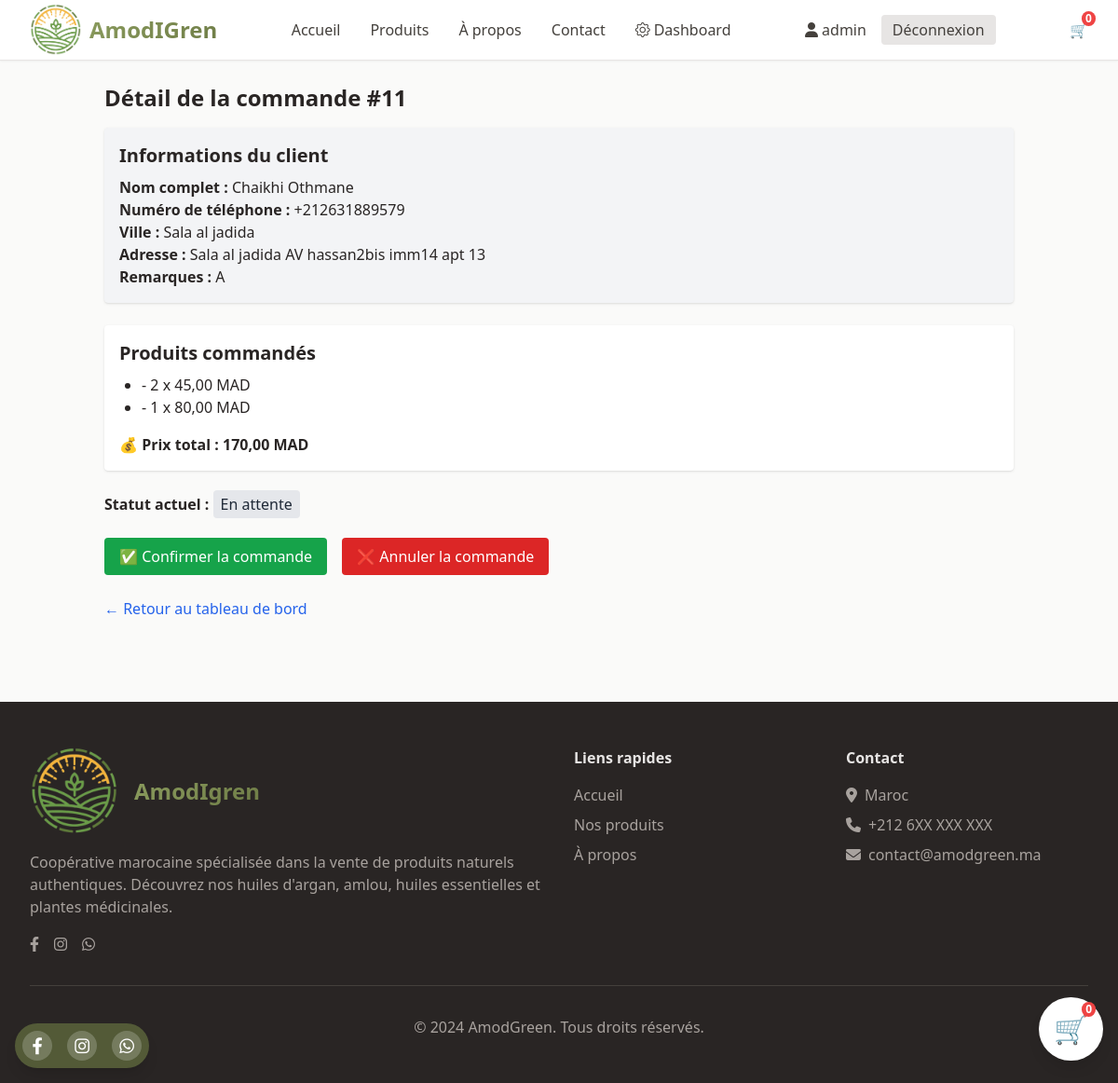
/ar/admin-dashboard/order/11/ (signed in), run on the app's committed database.
### store/models/Utilisateur.py (models this page shows)
class CustomUser(AbstractUser):
    bio = models.TextField(max_length=500, blank=True, verbose_name="Biographie")
    phone = models.CharField(max_length=20, blank=True, verbose_name="Téléphone")
    city = models.CharField(max_length=100, blank=True, verbose_name="Ville")
    class Meta:
        verbose_name = "Utilisateur"
        verbose_name_plural = "Utilisateurs"

### store/models/Commands.py (models this page shows, shortened)
class Order(models.Model):
    STATUS_CHOICES = [
        ('pending', 'En attente'),
        ('contacted', 'Client contacté'),
        ('confirmed', 'Confirmée'),
        ('delivered', 'Livrée'),
        ('cancelled', 'Annulée'),
    ]
    is_deleted = models.BooleanField(default=False)
    full_name = models.CharField(max_length=200, verbose_name="Nom complet")
    phone = models.CharField(max_length=20, verbose_name="Numéro de téléphone")
    city = models.CharField(max_length=100, verbose_name="Ville")
    address = models.TextField(verbose_name="Adresse complète")
    notes = models.TextField(blank=True, verbose_name="Remarques")
    status = models.CharField(
        max_length=20,
        choices=STATUS_CHOICES,
        default='pending',
        verbose_name="Statut"
    )
    created_at = models.DateTimeField(auto_now_add=True, verbose_name="Date de commande")
    estimated_delivery_date = models.DateField(
        null=True,
        blank=True,
        verbose_name="Date de livraison estimée"
    )
    class Meta:
        verbose_name = "Commande"
        verbose_name_plural = "Commandes"
        ordering = ['-created_at']
    @property
    def total_price(self):
        return sum(item.price * item.quantity for item in self.items.all())

class OrderItem(models.Model):
    order = models.ForeignKey(
        Order,
        related_name='items',
        on_delete=models.CASCADE
    )
    variant = models.ForeignKey(
        'store.ProductVariant',
        related_name='order_items',
        on_delete=models.CASCADE
    )
    quantity = models.PositiveIntegerField()
    price = models.DecimalField(max_digits=8, decimal_places=2)

### store/views/views_admin.py (the view, shortened to what this page needs)
# urls.py: path('admin-dashboard/order/<int:order_id>/', views_admin.order_detail, name='order_detail'),
@login_required
def order_detail(request, order_id):
    order = get_object_or_404(Order, pk=order_id)
    status_map = {'confirm': 'contacted', 'cancel': 'cancelled'}
    return render(request, 'admin/order_detail.html', {'order': order})

### store/context_processors.py (called while the page is built)
def cart_count(request):
    cart = get_or_create_cart(request)
    return {'cart_count': cart.items.count()}

### store/utils.py (called while the page is built)
def get_or_create_cart(request):
    if request.user.is_authenticated:
        cart, created = Cart.objects.get_or_create(user=request.user)
    else:
        if not request.session.session_key:
            request.session.create()
        session_key = request.session.session_key
        cart, created = Cart.objects.get_or_create(session_key=session_key, user=None)
    return cart

### templates/admin/order_detail.html (shortened to what this page needs)
{% extends 'base.html' %}
{% block content %}
<div class="container mx-auto p-6">
    <h1 class="text-2xl font-bold mb-4">Détail de la commande #{{ order.id }}</h1>
    <div class="bg-gray-100 p-4 rounded shadow mb-6">
        <h2 class="text-xl font-semibold mb-2">Informations du client</h2>
        <p><strong>Nom complet :</strong> {{ order.full_name }}</p>
        <p><strong>Numéro de téléphone :</strong> {{ order.phone }}</p>
        <p><strong>Ville :</strong> {{ order.city }}</p>
        <p><strong>Adresse :</strong> {{ order.address }}</p>
        {% if order.notes %}
            <p><strong>Remarques :</strong> {{ order.notes }}</p>
        {% endif %}
    </div>
    <div class="bg-white p-4 rounded shadow mb-6">
        <h2 class="text-xl font-semibold mb-2">Produits commandés</h2>
        <ul class="list-disc ml-6">
            {% for item in order.items.all %}
                <li>{{ item.product.name }} - {{ item.quantity }} x {{ item.price }} MAD</li>
            {% endfor %}
        </ul>
        <p class="mt-4 font-semibold">💰 Prix total : {{ order.total_price }} MAD</p>
    </div>
    <p class="mb-4"><strong>Statut actuel :</strong>
        <span class="px-2 py-1 rounded bg-gray-200 text-gray-800">{{ order.get_status_display }}</span>
    </p>
    <form method="post" class="mt-6 flex gap-4">
        <button name="action" value="confirm" class="bg-green-600 text-white px-4 py-2 rounded">
            ✅ Confirmer la commande
        </button>
        <button name="action" value="cancel" class="bg-red-600 text-white px-4 py-2 rounded">
            ❌ Annuler la commande
        </button>
    </form>
    <a href="{% url 'admin_dashboard' %}" class="inline-block mt-6 text-blue-600 hover:underline">← Retour au tableau de bord</a>
</div>
{% endblock %}

### templates/base.html (shortened to what this page needs)
{% load static %}
{% load widget_tweaks %}
<!DOCTYPE html>
<html lang="fr" class="h-full">
<head>
    <link rel="stylesheet" href="https://cdnjs.cloudflare.com/ajax/libs/font-awesome/6.4.0/css/all.min.css">
    <link href="{% static 'css/main.css' %}" rel="stylesheet" />
    <link rel="stylesheet" href="https://cdn.jsdelivr.net/npm/bootstrap-icons@1.10.5/font/bootstrap-icons.css" />
</head>
<body class="min-h-full bg-stone-50 text-stone-800">
    <nav class="bg-white shadow-sm border-b border-stone-200 sticky top-0 z-50">
        <div class="max-w-7xl mx-auto px-4 sm:px-6 lg:px-8">
            <div class="flex justify-between items-center h-16">
                <div class="flex items-center">
                    <a href="{% url 'home' %}" class="flex items-center space-x-2">
                        <img src="{% static 'img/logo2.png' %}" alt="Logo AmodIGren" class="h-14 w-auto">
                        <span class="text-2xl font-bold text-gradient">AmodIGren</span>
                    </a>
                </div>
                <div class="hidden md:flex space-x-8">
                    <a href="{% url 'home' %}" class="text-stone-700 hover:text-olive-600 transition-colors">Accueil</a>
                    <a href="{% url 'product_list' %}"
                        class="text-stone-700 hover:text-olive-600 transition-colors">Produits</a>
                    <a href="{% url 'about' %}" class="text-stone-700 hover:text-olive-600 transition-colors">À
                        propos</a>
                    <a href="{% url 'contact' %}"
                        class="text-stone-700 hover:text-olive-600 transition-colors">Contact</a>
                    {% if user.is_staff %}
                    <a class="text-stone-700 hover:text-olive-600 transition-colors" href="{% url 'admin_dashboard' %}">
                        <i class="bi bi-gear me-1"></i>Dashboard
                    </a>
                    {% endif %}
                </div>
                <div class="hidden sm:flex items-center space-x-4">
                    {% if user.is_authenticated %}
                    <a href="{% url 'profile' %}" class="text-stone-700 hover:text-olive-600 transition-colors">
                        <i class="fas fa-user"></i> {{ user.first_name|default:user.username }}
                    </a>
                    <a href="{% url 'logout' %}"
                        class="bg-stone-200 hover:bg-stone-300 text-stone-700 px-3 py-1 rounded transition-colors">
                        Déconnexion
                    </a>
                    {% endif %}
                </div>
                <div class="hidden sm:flex items-center space-x-6">
                    <a href="{% url 'view_cart' %}" class="relative text-gray-700 hover:text-green-700">
                        🛒
                        <span
                            class="absolute -top-2 -right-2 bg-red-500 text-white text-xs font-bold rounded-full px-1">
                            {{ cart_count|default:0 }}
                        </span>
                    </a>
                </div>
                <div class="fixed bottom-6 right-4 z-50 bg-white p-3 sm:p-4 rounded-full shadow-lg">
                    <a href="{% url 'view_cart' %}"
                        class="relative text-gray-700 hover:text-green-700 text-2xl sm:text-3xl">
                        🛒
                        <span id="cart-count"
                            class="absolute -top-2 -right-2 bg-red-500 text-white text-xs font-bold rounded-full px-1">
                            {{ cart_count|default:0 }}
                        </span>
                    </a>
                </div>
            </div>
        </div>
    </nav>
    <main>
        {% block content %}
        {% endblock %}
        <div
            class="fixed bottom-4 left-4 z-50 flex flex-col sm:flex-row items-center sm:space-x-4 space-y-4 sm:space-y-0 bg-olive-700 bg-opacity-90 rounded-full p-2 shadow-lg">
            <a href="#"
                class="w-8 h-8 bg-white bg-opacity-20 rounded-full flex items-center justify-center hover:bg-opacity-30 transition-colors">
                <i class="fab fa-facebook-f text-lg text-white"></i>
            </a>
            <a href="#"
                class="w-8 h-8 bg-white bg-opacity-20 rounded-full flex items-center justify-center hover:bg-opacity-30 transition-colors">
                <i class="fab fa-instagram text-lg text-white"></i>
            </a>
            <a href="#"
                class="w-8 h-8 bg-white bg-opacity-20 rounded-full flex items-center justify-center hover:bg-opacity-30 transition-colors">
                <i class="fab fa-whatsapp text-lg text-white"></i>
            </a>
        </div>
    </main>
    <footer class="bg-stone-800 text-stone-200 mt-16">
        <div class="max-w-7xl mx-auto px-4 sm:px-6 lg:px-8 py-12">
            <div class="grid grid-cols-1 md:grid-cols-4 gap-8">
                <div class="col-span-1 md:col-span-2">
                    <div class="col-span-1 md:col-span-2 flex items-center space-x-4 mb-4">
                        <img src="{% static 'img/logo2.png' %}" alt="Logo AmodGreen" class="h-24 w-auto">
                        <h3 class="text-2xl font-bold text-gradient">AmodIgren</h3>
                    </div>
                    <p class="text-stone-400 mb-4">
                        Coopérative marocaine spécialisée dans la vente de produits naturels authentiques.
                        Découvrez nos huiles d'argan, amlou, huiles essentielles et plantes médicinales.
                    </p>
                    <div class="flex space-x-4">
                        <a href="#" class="text-stone-400 hover:text-white transition-colors">
                            <i class="fab fa-facebook-f"></i>
                        </a>
                        <a href="#" class="text-stone-400 hover:text-white transition-colors">
                            <i class="fab fa-instagram"></i>
                        </a>
                        <a href="#" class="text-stone-400 hover:text-white transition-colors">
                            <i class="fab fa-whatsapp"></i>
                        </a>
                    </div>
                </div>
                <div>
                    <h4 class="font-semibold mb-4">Liens rapides</h4>
                    <ul class="space-y-2">
                        <li><a href="{% url 'home' %}"
                                class="text-stone-400 hover:text-white transition-colors">Accueil</a></li>
                        <li><a href="{% url 'product_list' %}"
                                class="text-stone-400 hover:text-white transition-colors">Nos produits</a></li>
                        <li><a href="{% url 'about' %}" class="text-stone-400 hover:text-white transition-colors">À
                                propos</a></li>
                    </ul>
                </div>
                <div>
                    <h4 class="font-semibold mb-4">Contact</h4>
                    <ul class="space-y-2 text-stone-400">
                        <li><i class="fas fa-map-marker-alt mr-2"></i>Maroc</li>
                        <li><i class="fas fa-phone mr-2"></i>+212 6XX XXX XXX</li>
                        <li><i class="fas fa-envelope mr-2"></i>contact@amodgreen.ma</li>
                    </ul>
                </div>
            </div>
            <div class="border-t border-stone-700 mt-8 pt-8 text-center text-stone-400">
                <p>&copy; 2024 AmodGreen. Tous droits réservés.</p>
            </div>
        </div>
    </footer>
</body>
</html>

### static/css/main.css (style rules this page uses)
.text-gradient { background: linear-gradient(135deg, #8a9b5d, #6f7d47); -webkit-background-clip: text; -webkit-text-fill-color: transparent; background-clip: text; }

### data on the page
CustomUser: first_name "admin"
Order: id "11", full_name "Chaikhi Othmane", phone "+212631889579", city "Sala al jadida", address "Sala al jadida AV hassan2bis imm14 apt 13", notes "A", total_price "170,00", status "En attente"
OrderItem: quantity "2", price "45,00"
OrderItem: quantity "1", price "80,00"

### other printed values
{{ cart_count|default:0 }} "0"
